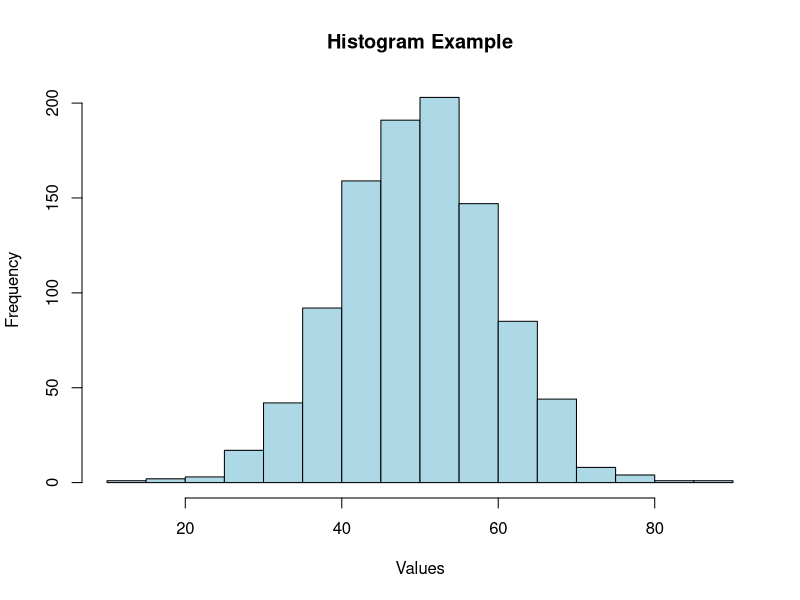
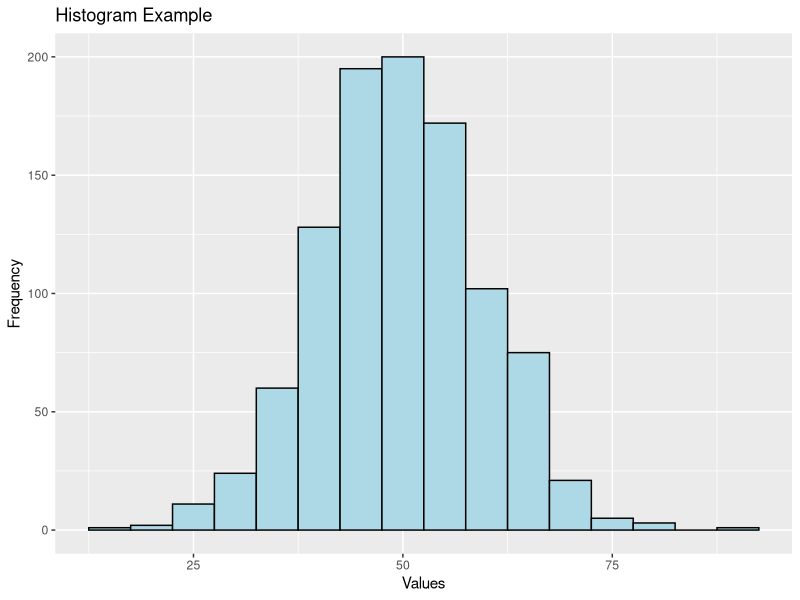

The R script that drew these images, in order:

library(ggplot2)

data <- data.frame(
  value = c(rnorm(1000, mean = 50, sd = 10))
)
hist(data$value, 
     main = "Histogram Example",
     xlab = "Values",
     ylab = "Frequency",
     col = "lightblue")
ggplot(data, aes(x = value)) +
  geom_histogram(binwidth = 5, fill = "lightblue", color = "black") +
  labs(title = "Histogram Example",
       x = "Values",
       y = "Frequency")

